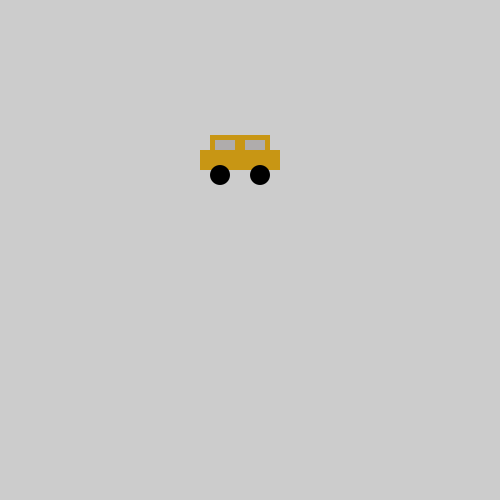
Frame 1 (no input)
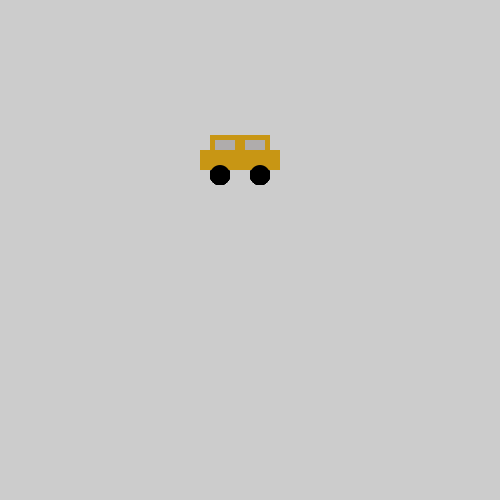
Frame 60 (the mouse pressed at the canvas centre just before this capture)
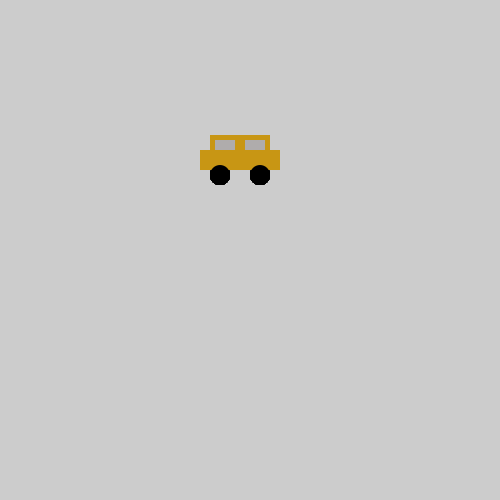
Frame 120 (the mouse held since frame 60 and released just before this capture)

The Processing sketch that drew these frames (run headless with seeded random() and noise(); from frame 60 on, the mouse is pressed at the canvas centre):

// Processing sketch: The_car
// ── The_car.pde
void setup() {
 size(500, 500);
 
 }


int x = 200;
int y = 285;

void draw() {
noStroke();  
fill(200, 150, 20);
rect(200, 150, 80, 20);
rect(210, 135, 60, 15);
fill(0, 0, 0);
ellipse(220, 175, 20, 20);
ellipse(260, 175, 20, 20);
fill(175, 172, 172);
rect(245, 140, 20, 10);
rect(215, 140, 20, 10);  
}
